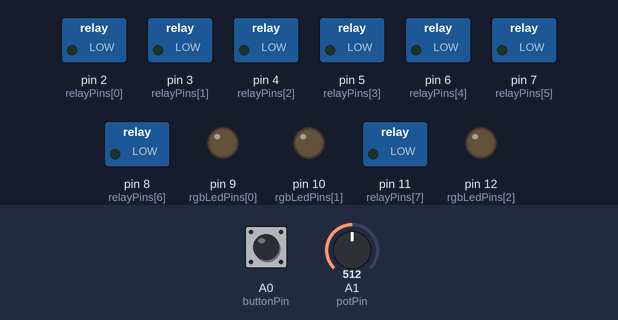
The sketch below on a simulated Arduino Nano, built with avr-gcc and run on an emulated ATmega328P. Shown: switched loads named in the sketch (green lamp = pin HIGH), output pins drawn as LEDs (lit = HIGH). Dashed ring = blinking. Inputs (shaded band) come from the test bench; at power-on: A1 (potPin) = 512, A0 (buttonPin) HIGH. Random numbers use the default seed unless the sketch sets one.

Above: at 1.2 s.
1.3 s: A1 (potPin) set to 445
4.3 s: A1 (potPin) set to 416
At 4.6 s:
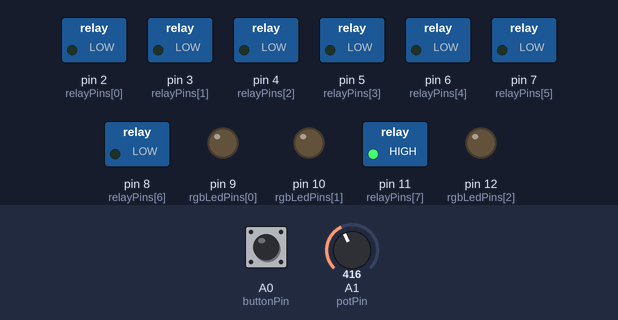
5.8 s: A1 (potPin) set to 0
At 6.78 s:
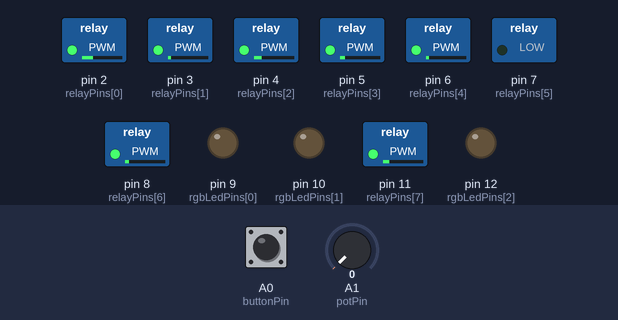
8.8 s: A0 (buttonPin) pulled LOW for 0.15 s
11.8 s: A0 (buttonPin) pulled LOW for 1 s
15.8 s: A1 (potPin) set to 18
At 16.25 s:
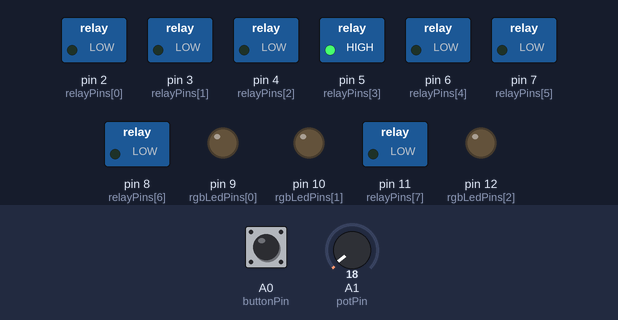
Timing chart, 0 to 19.8 s (numbered marks = the images above; inputs shaded):
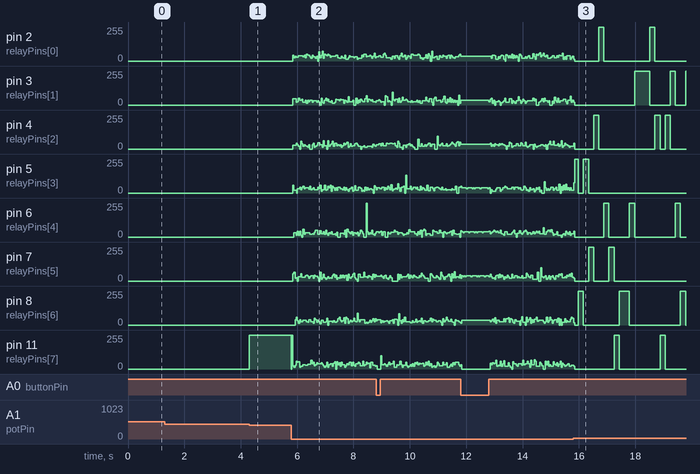

Measured:
- the behaviour switches between 430 and 429 on A1 (potPin) (found by bisection; images 0 and 1)
- after the input at 1.3 s, every drawn part: stays the same
- by itself, pin 5 (relayPins[3]): alternates 255/255 for 0.18 s and 0/255 for 0.18 s, 4 changes in all, then stays 0/255
- by itself, pin 7 (relayPins[5]): alternates 255/255 for 0.18 s and 0/255 for 0.54 s, 5 changes in all, then stays 0/255
- by itself, pin 11 (relayPins[7]): alternates 255/255 for 0.18 s and 0/255 for 1.4 s

The sketch:

automated_switcher.ino
```cpp
/*
 *   Dirty POC program for operating the automated video switcher
 *   Sketch for controlling the AV switcher using an Arduino Nano and 8 relay switches
 */
// Arduino Pins (NANO)
uint8_t relayPins[] = {2, 3, 4, 5, 6, 7, 8, 11};
uint8_t rgbLedPins[] = {9, 10, 12};
int buttonPin = A0;
int potPin = A1;

// sensors
uint16_t potValue = 0;
bool buttonState = false;
bool lastButtonState = false;
uint64_t lastButtonPress = 0;

// switching output
uint64_t lastSwitch = 0;
float turnMult = 10.0;
uint16_t turnLength;
bool relayStates[] = {true, false, false, false,
                    false, false, false, false};

bool randomDst = true;

// debugging
uint8_t DEBUG = 0;

// Setup Loop

void setup() {
  // set relay pins as outputs
  for (int i = 0; i < 8; i++) {
    pinMode(relayPins[i], OUTPUT);
  }
  // set led pins as outputs
  for (int i = 0; i < 3; i++) {
    pinMode(rgbLedPins[i], OUTPUT);
  }
  // set button pin as input
  pinMode(buttonPin, INPUT);
  //set pot pin as input
  pinMode(potPin, INPUT);

  if (DEBUG) {
    Serial.begin(57600);
  };
}

void loop() {
  // put your main code here, to run repeatedly:
  readSensors();
  switchOutput();
  if (DEBUG > 1) {printStats(DEBUG);};
}

void printStats(uint8_t debug) {
  delay(debug);
  Serial.print("Relay States : ");
  for (int i = 0; i< 8; i++) {
    Serial.print(relayStates[i]);
  }
  Serial.print(" pot : ");
  Serial.print(potValue);
  Serial.print(" button state : ");
  Serial.print(buttonState);
  Serial.print(" random dst : ");
  Serial.println(randomDst);
}

void switchOutput() {
   if (millis() > lastSwitch + turnLength) {
    lastSwitch = millis();
    if (randomDst) {
      if(DEBUG){Serial.print(" random ");};
      int choosen = random(0, 8);
      for (int i = 0; i < 8; i++) {
        digitalWrite(relayPins[i], LOW);
        relayStates[i] = false;
      }
      digitalWrite(relayPins[choosen], HIGH);
      relayStates[choosen] = true;
    }
    else {
      if(DEBUG){Serial.print(" ordered ");};
      for (int i = 0; i < 8; i++) {
        if (relayStates[i] == true) {
          if(DEBUG){Serial.print(" entered if ");};
          digitalWrite(relayPins[i], LOW);
          relayStates[i] = false;
          digitalWrite(relayPins[(i + 1) % 7], HIGH);
          relayStates[(i + 1) % 7] = true;
          break;
        }
      }
    }
  }
}

void readSensors() {
  potValue = analogRead(potPin);
  lastButtonState = buttonState;
  buttonState = digitalRead(buttonPin);
  if(buttonState == lastButtonState) {
    randomDst = buttonState;
  }
  turnLength = potValue * turnMult;
  if (lastButtonState == false) {
    if (buttonState == true) {
      lastButtonPress = millis();
    }
  }
}
```
